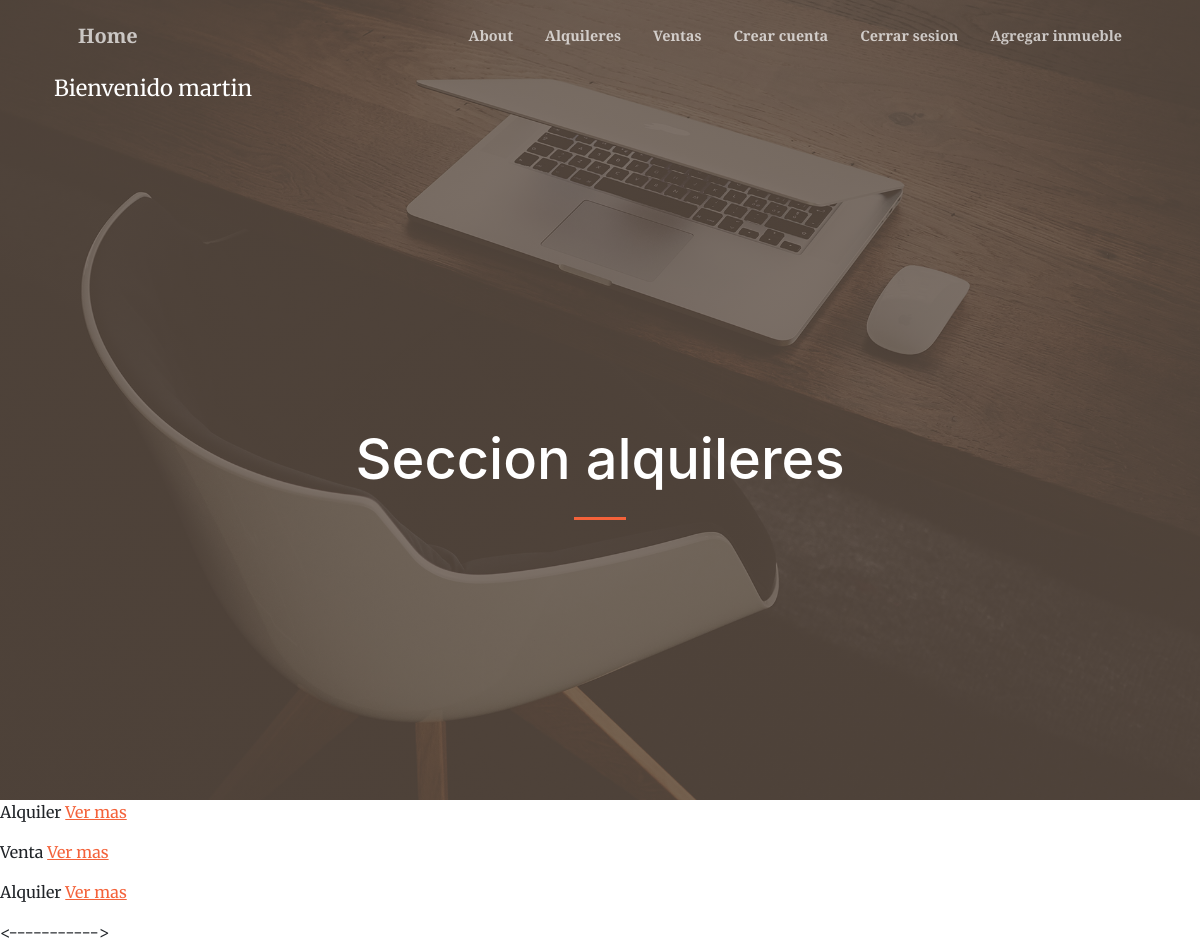
The page /appinmo/inmuebles/ (signed in) on the database its author committed.
### inmobiliaria/models.py (models this page shows, shortened)
class Inmuebles (models.Model):
    tipo_de_operacion = models.CharField(max_length=100)
    precio = models.IntegerField()
    cantidad_ambientes = models.IntegerField()
    cantidad_dormitorios = models.IntegerField()
    descripcion = models.CharField(max_length=100)

### inmobiliaria/views.py (the view, shortened to what this page needs)
# urls.py: path("inmuebles/", InmueblesList.as_view(), name = "inmuebles"),
class InmueblesList( ListView):
    model = Inmuebles
    template_name = "inmobiliaria/inmuebles_list.html"

### inmobiliaria/templates/inmobiliaria/inmuebles_list.html (shortened to what this page needs)
{% extends 'inmobiliaria/base.html' %}
{% block encabezado1 %}
<h1 class="text-white font-weight-bold">Seccion alquileres</h1>
{% endblock %}
{% block contenido %}
    {% for inmueble in object_list %}
        <p>{{inmueble.tipo_de_operacion}}  <a href="{% url 'inmuebles' inmueble.id %}"> Ver mas</a> </p>
    {% endfor %}
{% endblock contenido %}

### inmobiliaria/templates/inmobiliaria/base.html (shortened to what this page needs)
<!DOCTYPE html>
<html lang="en">
    <head>
        {% load static %}
        <link href="https://cdn.jsdelivr.net/npm/bootstrap-icons@1.5.0/font/bootstrap-icons.css" rel="stylesheet" />
        <link href="https://cdnjs.cloudflare.com/ajax/libs/SimpleLightbox/2.1.0/simpleLightbox.min.css" rel="stylesheet" />
        <link href="{% static 'inmobiliaria/css/styles.css' %}" rel="stylesheet" />
    </head>
    <body id="page-top">
        <nav class="navbar navbar-expand-lg navbar-light fixed-top py-3" id="mainNav">
            <div class="container px-4 px-lg-5">
                <a class="navbar-brand" href="{% url 'inicio' %}">Home</a>
                <div class="collapse navbar-collapse" id="navbarResponsive">
                    <ul class="navbar-nav ms-auto my-2 my-lg-0">
                        <li class="nav-item"><a class="nav-link" href="{% url 'about' %}">About</a></li>
                        {% if not request.user.is_authenticated %}
                        <li class="nav-item"><a class="nav-link" href="{% url 'inmuebles' %}">Alquileres</a></li>
                        <li class="nav-item"><a class="nav-link" href="{% url 'ventas' %}">Ventas</a></li>
                        <li class="nav-item"><a class="nav-link" href="{% url 'login' %}">Ingreso Admin</a></li>
                        {% else %}
                        <li class="nav-item"><a class="nav-link" href="{% url 'inmuebles' %}">Alquileres</a></li>
                        <li class="nav-item"><a class="nav-link" href="{% url 'ventas' %}">Ventas</a></li>
                        <li class="nav-item"><a class="nav-link" href="{% url 'registro' %}">Crear cuenta</a></li>
                        <li class="nav-item"><a class="nav-link" href="{% url 'logout' %}">Cerrar sesion</a></li>
                        <li class="nav-item"><a class="nav-link" href="{% url 'crear_inmueble' %}">Agregar inmueble</a></li>
                        {% endif %}
                    </ul>
                </div>
            </div>
        </nav>
        <header class="masthead">
            <div class="container px-4 px-lg-10 h-100">
                {% if user.is_authenticated %}
                    <p style="color: white; font-size: 22px;font-weight: 100px;"> Bienvenido {{ user.username }}
                {% endif %}
                <div class="row gx-4 gx-lg-10 h-100 align-items-center justify-content-center text-center">
                    <div class="col-lg-8 align-self-end">
                        {% block encabezado1 %}
                        {% endblock %}
                        <hr class="divider" />
                    </div>
                </div>
            </div>
        </header>
        {% block contenido %}
        {% endblock %}
    <----------->
</html>

### rows shown on the page
Inmuebles: tipo_de_operacion "Alquiler"
Inmuebles: tipo_de_operacion "Venta"
Inmuebles: tipo_de_operacion "Alquiler"

### other values the page prints
{{ user.username }} "martin"
